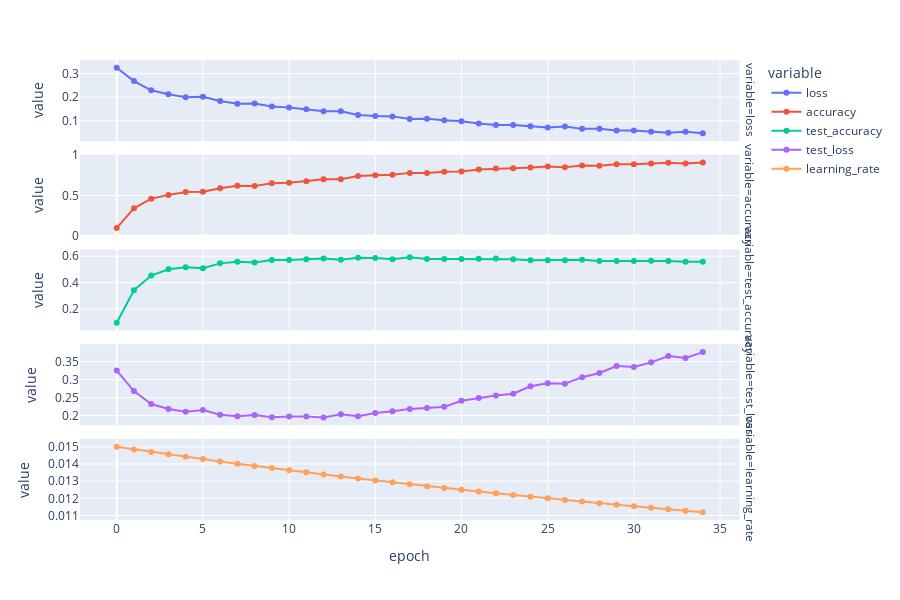

The cell this chart's notebook holds for it:
### Code cell
px.line(
    bad_training_stats.melt("epoch", ["loss",
            "accuracy",
            "test_accuracy",
            "test_loss",
            "learning_rate",
        ]),
    x="epoch",
    y="value",
    facet_row="variable",
    color="variable",
    markers=True,
    height=600,
).update_yaxes(matches=None)

### Figure 1 — Plotly figure (JSON) as saved in the notebook; plotly's stock layout.template omitted (floating-point values rounded to 4 significant figures)
{"data": [{"hovertemplate": "variable=loss<br>epoch=%{x}<br>value=%{y}<extra></extra>", "legendgroup": "loss", "line": {"color": "#636efa", "dash": "solid"}, "marker": {"symbol": "circle"}, "mode": "lines+markers", "name": "loss", "orientation": "v", "showlegend": true, "type": "scatter", "x": [0, 1, 2, 3, 4, 5, 6, 7, 8, 9, 10, 11, 12, 13, 14, 15, 16, 17, 18, 19, 20, 21, 22, 23, 24, 25, 26, 27, 28, 29, 30, 31, 32, 33, 34], "xaxis": "x5", "y": [0.3251, 0.2687, 0.2296, 0.2132, 0.2004, 0.2017, 0.1837, 0.1725, 0.1733, 0.1603, 0.1567, 0.1494, 0.1405, 0.1405, 0.1246, 0.1199, 0.1187, 0.1079, 0.1084, 0.1018, 0.09839, 0.08849, 0.08264, 0.08173, 0.07675, 0.07166, 0.07545, 0.06568, 0.06666, 0.05898, 0.05823, 0.05331, 0.04938, 0.05384, 0.04744], "yaxis": "y5"}, {"hovertemplate": "variable=accuracy<br>epoch=%{x}<br>value=%{y}<extra></extra>", "legendgroup": "accuracy", "line": {"color": "#EF553B", "dash": "solid"}, "marker": {"symbol": "circle"}, "mode": "lines+markers", "name": "accuracy", "orientation": "v", "showlegend": true, "type": "scatter", "x": [0, 1, 2, 3, 4, 5, 6, 7, 8, 9, 10, 11, 12, 13, 14, 15, 16, 17, 18, 19, 20, 21, 22, 23, 24, 25, 26, 27, 28, 29, 30, 31, 32, 33, 34], "xaxis": "x4", "y": [0.09616, 0.3397, 0.4598, 0.5071, 0.5432, 0.5463, 0.5909, 0.6207, 0.6185, 0.6515, 0.6586, 0.6783, 0.7021, 0.7023, 0.7419, 0.7508, 0.7567, 0.781, 0.779, 0.7961, 0.7992, 0.8237, 0.8355, 0.8384, 0.849, 0.8591, 0.8516, 0.8734, 0.8691, 0.8876, 0.8877, 0.8991, 0.9074, 0.8971, 0.9095], "yaxis": "y4"}, {"hovertemplate": "variable=test_accuracy<br>epoch=%{x}<br>value=%{y}<extra></extra>", "legendgroup": "test_accuracy", "line": {"color": "#00cc96", "dash": "solid"}, "marker": {"symbol": "circle"}, "mode": "lines+markers", "name": "test_accuracy", "orientation": "v", "showlegend": true, "type": "scatter", "x": [0, 1, 2, 3, 4, 5, 6, 7, 8, 9, 10, 11, 12, 13, 14, 15, 16, 17, 18, 19, 20, 21, 22, 23, 24, 25, 26, 27, 28, 29, 30, 31, 32, 33, 34], "xaxis": "x3", "y": [0.0976, 0.3432, 0.4534, 0.5008, 0.5157, 0.5096, 0.5458, 0.5575, 0.5515, 0.571, 0.5709, 0.5778, 0.5817, 0.5731, 0.5887, 0.5863, 0.5777, 0.5915, 0.5789, 0.5787, 0.5783, 0.5806, 0.5827, 0.5771, 0.569, 0.5696, 0.5687, 0.5725, 0.5636, 0.5633, 0.5638, 0.5653, 0.5628, 0.5588, 0.5579], "yaxis": "y3"}, {"hovertemplate": "variable=test_loss<br>epoch=%{x}<br>value=%{y}<extra></extra>", "legendgroup": "test_loss", "line": {"color": "#ab63fa", "dash": "solid"}, "marker": {"symbol": "circle"}, "mode": "lines+markers", "name": "test_loss", "orientation": "v", "showlegend": true, "type": "scatter", "x": [0, 1, 2, 3, 4, 5, 6, 7, 8, 9, 10, 11, 12, 13, 14, 15, 16, 17, 18, 19, 20, 21, 22, 23, 24, 25, 26, 27, 28, 29, 30, 31, 32, 33, 34], "xaxis": "x2", "y": [0.3251, 0.2681, 0.232, 0.2183, 0.2102, 0.2149, 0.2022, 0.1978, 0.2016, 0.1953, 0.197, 0.1969, 0.1945, 0.2033, 0.1981, 0.2072, 0.2116, 0.2184, 0.2211, 0.224, 0.2412, 0.2486, 0.2559, 0.2608, 0.2812, 0.2895, 0.2886, 0.3068, 0.3184, 0.3378, 0.3354, 0.348, 0.3659, 0.36, 0.3767], "yaxis": "y2"}, {"hovertemplate": "variable=learning_rate<br>epoch=%{x}<br>value=%{y}<extra></extra>", "legendgroup": "learning_rate", "line": {"color": "#FFA15A", "dash": "solid"}, "marker": {"symbol": "circle"}, "mode": "lines+markers", "name": "learning_rate", "orientation": "v", "showlegend": true, "type": "scatter", "x": [0, 1, 2, 3, 4, 5, 6, 7, 8, 9, 10, 11, 12, 13, 14, 15, 16, 17, 18, 19, 20, 21, 22, 23, 24, 25, 26, 27, 28, 29, 30, 31, 32, 33, 34], "xaxis": "x", "y": [0.015, 0.01485, 0.01471, 0.01456, 0.01442, 0.01429, 0.01415, 0.01402, 0.01389, 0.01376, 0.01364, 0.01351, 0.01339, 0.01327, 0.01316, 0.01304, 0.01293, 0.01282, 0.01271, 0.01261, 0.0125, 0.0124, 0.0123, 0.0122, 0.0121, 0.012, 0.0119, 0.01181, 0.01172, 0.01163, 0.01154, 0.01145, 0.01136, 0.01128, 0.01119], "yaxis": "y"}], "layout": {"annotations": [{"font": {}, "showarrow": false, "text": "variable=learning_rate", "textangle": 90, "x": 0.98, "xanchor": "left", "xref": "paper", "y": 0.088, "yanchor": "middle", "yref": "paper"}, {"font": {}, "showarrow": false, "text": "variable=test_loss", "textangle": 90, "x": 0.98, "xanchor": "left", "xref": "paper", "y": 0.294, "yanchor": "middle", "yref": "paper"}, {"font": {}, "showarrow": false, "text": "variable=test_accuracy", "textangle": 90, "x": 0.98, "xanchor": "left", "xref": "paper", "y": 0.5, "yanchor": "middle", "yref": "paper"}, {"font": {}, "showarrow": false, "text": "variable=accuracy", "textangle": 90, "x": 0.98, "xanchor": "left", "xref": "paper", "y": 0.706, "yanchor": "middle", "yref": "paper"}, {"font": {}, "showarrow": false, "text": "variable=loss", "textangle": 90, "x": 0.98, "xanchor": "left", "xref": "paper", "y": 0.912, "yanchor": "middle", "yref": "paper"}], "height": 600, "legend": {"title": {"text": "variable"}, "tracegroupgap": 0}, "margin": {"t": 60}, "xaxis": {"anchor": "y", "domain": [0, 0.98], "title": {"text": "epoch"}}, "xaxis2": {"anchor": "y2", "domain": [0, 0.98], "matches": "x", "showticklabels": false}, "xaxis3": {"anchor": "y3", "domain": [0, 0.98], "matches": "x", "showticklabels": false}, "xaxis4": {"anchor": "y4", "domain": [0, 0.98], "matches": "x", "showticklabels": false}, "xaxis5": {"anchor": "y5", "domain": [0, 0.98], "matches": "x", "showticklabels": false}, "yaxis": {"anchor": "x", "domain": [0, 0.176], "title": {"text": "value"}}, "yaxis2": {"anchor": "x2", "domain": [0.206, 0.382], "title": {"text": "value"}}, "yaxis3": {"anchor": "x3", "domain": [0.412, 0.588], "title": {"text": "value"}}, "yaxis4": {"anchor": "x4", "domain": [0.618, 0.794], "title": {"text": "value"}}, "yaxis5": {"anchor": "x5", "domain": [0.824, 1], "title": {"text": "value"}}}}
